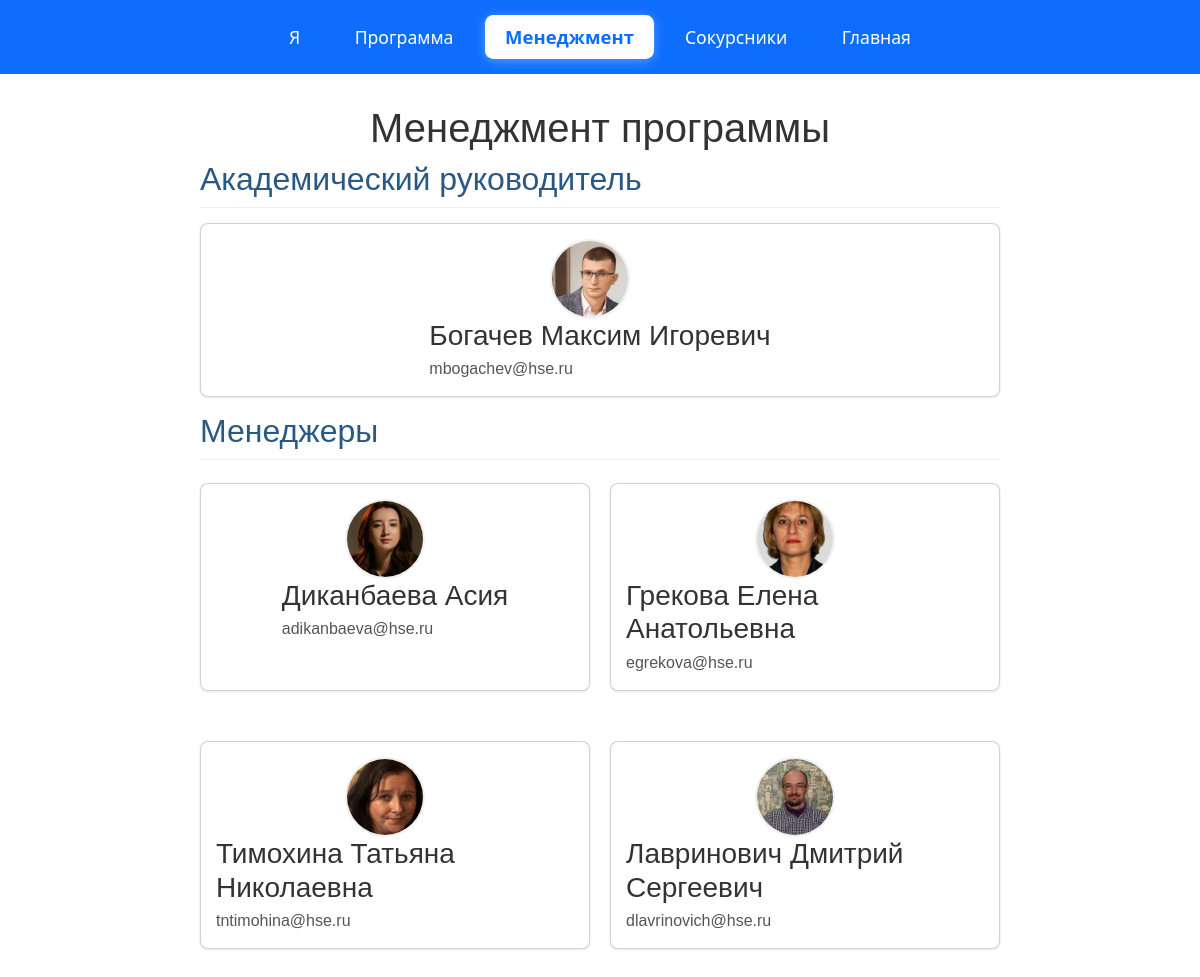
/edu_info/Менеджмент/, run on the app's committed database.
### edu_info/models.py (models this page shows, shortened)
class Page(models.Model):
    name = models.CharField(max_length=100)
    data = models.JSONField(default=dict)
    show_in_nav = models.BooleanField(default=True)

### edu_info/views.py (the view, shortened to what this page needs)
# urls.py: path('<str:page_name>/', views.show_page, name='page'),
def show_page(request, page_name):
    page = Page.objects.get(name=page_name)
    nav_pages = Page.objects.filter(show_in_nav=True)
    if page_name != 'Сокурсники':
        return render(request, f'{page_name}.html', {'page': page, 'nav_pages': nav_pages})

### edu_info/templates/Менеджмент.html
{% extends 'index.html' %}
{% load static %}
{% block content %}
<div class="management">
    <h1>Менеджмент программы</h1>
    <div class="leader">
        <h2>Академический руководитель</h2>
        <div class="card">
            <img src="/media/{{ page.data.management.academic_leader.photo }}" alt="{{ academic_leader.full_name }}" class="round-photo">
            <div class="info">
                <h3>{{ page.data.management.academic_leader.full_name }}</h3>
                <p>{{ page.data.management.academic_leader.email }}</p>
            </div>
        </div>
    </div>
    <div class="team">
        <h2>Менеджеры</h2>
        <div class="cards">
            {% for manager in page.data.management.managers %}
            <div class="card">
                <img src="/media/{{ manager.photo }}" alt="{{ manager.full_name }}" class="round-photo">
                <div class="info">
                    <h3>{{ manager.full_name }}</h3>
                    <p>{{ manager.email }}</p>
                </div>
            </div>
            {% endfor %}
        </div>
    </div>
</div>
{% endblock %}

### edu_info/templates/index.html (shortened to what this page needs)
{% load static %}
<!DOCTYPE html>
<html lang="en">
<head>
  <link href="https://cdn.jsdelivr.net/npm/bootstrap@5.3.0/dist/css/bootstrap.min.css" rel="stylesheet">
  <link rel="stylesheet" href="/static/styles/style.css">
</head>
<body>
    <nav class="custom-navbar">
    <ul class="custom-nav-list">
        {% for nav_page in nav_pages %}
        <li class="custom-nav-item">
            <a href="/edu_info/{{ nav_page.name }}/"
               class="custom-nav-link {% if nav_page.name == page.name %}custom-active-link{% endif %}">
                {{ nav_page.name }}
            </a>
        </li>
        {% endfor %}
        <li class="custom-nav-item">
            <a href="/" class="custom-nav-link {% if request.path == '/' %}custom-active-link{% endif %}">
                Главная
            </a>
        </li>
    </ul>
    </nav>
{% block content %}
{% endblock %}
</body>
</html>

### edu_info/static/styles/style.css (style rules this page uses)
.custom-navbar { background-color: #0d6efd; padding: 1rem 0; margin-bottom: 1.5rem; }
.custom-nav-list { display: flex; justify-content: center; list-style: none; padding: 0; margin: 0 auto; max-width: 1200px; }
.custom-nav-item { margin: 0 0.5rem; }
.custom-nav-link { color: white; text-decoration: none; font-size: 1.1rem; padding: 0.5rem 1.2rem; border-radius: 0.5rem; transition: all 0.2s ease; display: block; }
.custom-active-link { background-color: white; color: #0d6efd !important; font-weight: bold; box-shadow: 0 2px 10px rgba(255, 255, 255, 0.3); transform: scale(1.05); }
.management { width: 90%; max-width: 800px; margin: 30px auto; font-family: Arial, sans-serif; }
.management h1 { text-align: center; color: #333; }
.management h2 { color: #2a5885; border-bottom: 1px solid #eee; padding-bottom: 8px; }
.card { display: flex; align-items: center; padding: 15px; margin: 15px 0; background: white; border-radius: 8px; box-shadow: 0 1px 3px rgba(0,0,0,0.1); }
.round-photo { width: 80px; height: 80px; border-radius: 50%; object-fit: cover; margin-right: 20px; border: 2px solid #f0f0f0; }
.info h3 { margin: 0 0 5px 0; color: #333; }
.info p { margin: 0; color: #555; }
.cards { display: flex; flex-wrap: wrap; gap: 20px; }
.cards .card { flex: 1 1 300px; min-width: 0; }

### data on the page
Page: name "Я"
Page: name "Программа"
Page: name "Менеджмент", data.management.academic_leader.full_name "Богачев Максим Игоревич", data.management.academic_leader.email "mbogachev@hse.ru"
Page: name "Сокурсники"

### other printed values
{{ manager.full_name }} "Диканбаева Асия" "Грекова Елена Анатольевна" "Тимохина Татьяна Николаевна" "Лавринович Дмитрий Сергеевич"
{{ manager.email }} "adikanbaeva@hse.ru" "egrekova@hse.ru" "tntimohina@hse.ru" "dlavrinovich@hse.ru"
